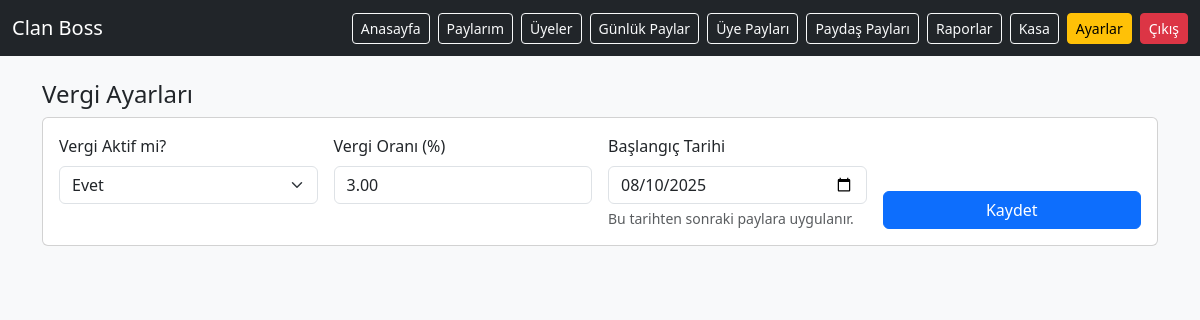
The page /settings.php (signed in) on the database its author committed.
### tables this page shows
CREATE TABLE `settings` (
  `id` tinyint(4) NOT NULL DEFAULT 1,
  `tax_active` tinyint(1) NOT NULL DEFAULT 0,
  `tax_percent` decimal(5,2) NOT NULL DEFAULT 0.00,
  `tax_start_date` date DEFAULT NULL,
  `updated_at` timestamp NOT NULL DEFAULT current_timestamp() ON UPDATE current_timestamp()
);

### settings.php (the view, shortened to what this page needs)
<?php
require __DIR__.'/config.php'; requireAdmin();
$st = $pdo->query("SELECT tax_active, tax_percent, tax_start_date FROM settings WHERE id=1");
$cfg = $st->fetch() ?: ['tax_active'=>0,'tax_percent'=>0,'tax_start_date'=>null];
?>
<!doctype html><html lang="tr"><head>
    <link href="https://cdn.jsdelivr.net/npm/bootstrap@5.3.2/dist/css/bootstrap.min.css" rel="stylesheet">
</head><body class="bg-light">
<?php include __DIR__.'/header.php'; ?>
<div class="container py-4">
    <h4>Vergi Ayarları</h4>
    <div class="card"><div class="card-body">
            <form method="post" action="/api/settings_save.php" class="row g-3">
                <div class="col-md-3">
                    <label class="form-label">Vergi Aktif mi?</label>
                    <select name="tax_active" class="form-select">
                        <option value="1" <?=((int)$cfg['tax_active']===1?'selected':'')?>>Evet</option>
                    </select>
                </div>
                <div class="col-md-3">
                    <label class="form-label">Vergi Oranı (%)</label>
                    <input type="number" step="0.01" min="0" max="100" name="tax_percent" class="form-control"
                           value="<?=htmlspecialchars($cfg['tax_percent'])?>" required>
                </div>
                <div class="col-md-3">
                    <label class="form-label">Başlangıç Tarihi</label>
                    <input type="date" name="tax_start_date" class="form-control"
                           value="<?=htmlspecialchars($cfg['tax_start_date'] ?? '')?>">
                    <div class="form-text">Bu tarihten sonraki paylara uygulanır.</div>
                </div>
                <div class="col-md-3 d-flex align-items-end">
                    <button class="btn btn-primary w-100">Kaydet</button>
                </div>
            </form>
        </div></div>
</div>
</body></html>

### rows shown on the page
settings: tax_active "Evet", tax_percent "3.00", tax_start_date "08/10/2025"
